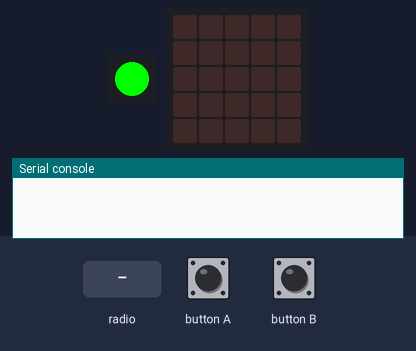
Bench run of a program on a simulated Calliope mini (MakeCode). Shown: 1 RGB LEDs in strip order, left to right, the board's 5×5 LED display, the last lines printed to the serial console. The inputs (shaded band) are chosen by the test bench. No radio messages arrive unless stated (any console line starting 'radio sent:' is added by the test bench).

Above: at 1.2 s.
1.3 s: button A pressed for 0.15 s
At 4.2 s:
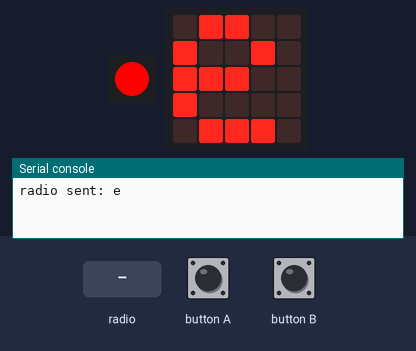
4.4 s: button B pressed for 0.15 s
At 5.5 s:
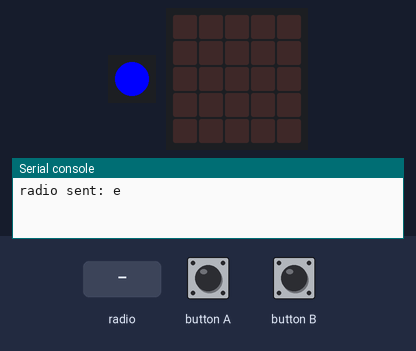
6.6 s: radio message "e" arrives
At 7.2 s:
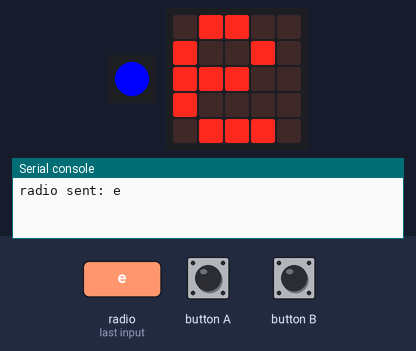
Timing chart, 0 to 9.6 s (numbered marks = the images above; inputs shaded):
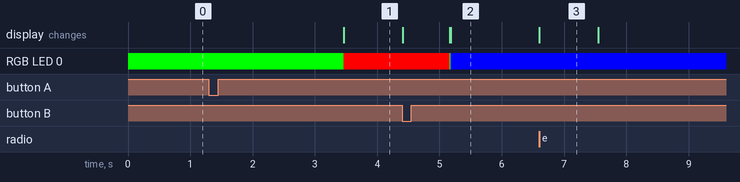

The program:

main.ts
```typescript
input.onButtonEvent(Button.A, input.buttonEventValue(ButtonEvent.LongClick), function () {
    ZeitLetzterTastendruck = input.runningTime()
    if (zustand == "") {
        zustand = "T"
    }
})
input.onButtonEvent(Button.A, input.buttonEventValue(ButtonEvent.Click), function () {
    ZeitLetzterTastendruck = input.runningTime()
    if (zustand == "") {
        zustand = "e"
    } else if (zustand == "e") {
        zustand = "i"
    } else {

    }
})
input.onButtonEvent(Button.B, input.buttonEventClick(), function () {
    if (modus == 0) {
        modus = 1
    } else {
        modus = 0
    }
})
radio.onReceivedString(function (receivedString) {
    if (modus == 1) {
        basic.showString(receivedString)
        basic.pause(200)
        basic.showString("")
    }
})
let TimerPause = 0
let ZeitLetzterTastendruck = 0
let zustand = ""
let modus = 0
modus = 0
zustand = ""
radio.setTransmitPower(7)
basic.forever(function () {
    TimerPause = input.runningTime() - ZeitLetzterTastendruck
    if (modus == 0) {
        basic.setLedColor(0x00ff00)
        if (zustand != "" && TimerPause > 2000) {
            basic.setLedColor(0xff0000)
            radio.sendString(zustand)
            basic.showString(zustand)
            basic.pause(200)
            zustand = ""
            basic.showString(zustand)
            basic.setLedColor(0x00ff00)
        }
    } else {
        basic.setLedColor(0x0000ff)
    }
})
```

test.ts
```typescript
// Hier kann man Tests durchführen; diese Datei wird nicht kompiliert, wenn dieses Paket als Erweiterung verwendet wird.
```

Measured:
- after the input at 1.3 s, RGB LED 0: RGB(0, 255, 0) → RGB(255, 0, 0) after 2.2 s; the display: changes after 2.2 s (image 1)
- after the input at 6.6 s, the display: changes at once (image 3)
- what the display in image 3 shows lasts 1.0 s, from 6.6 s to 7.6 s
